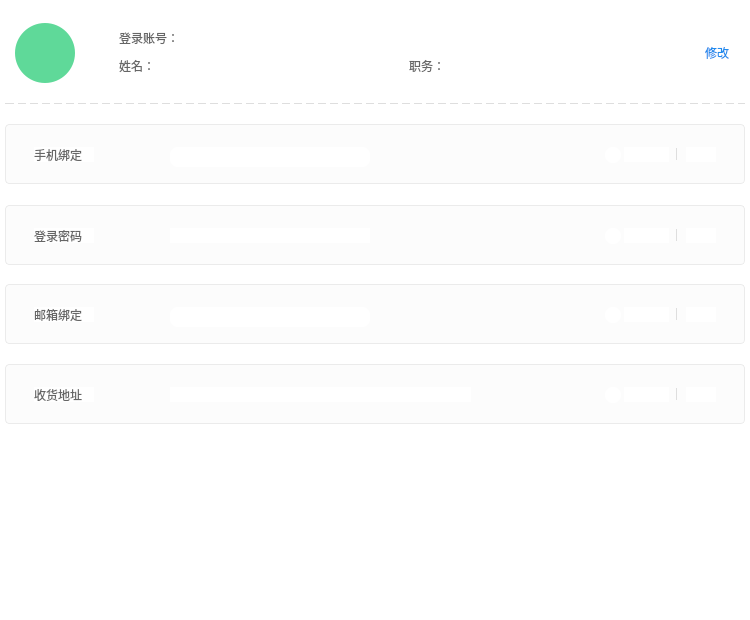
<?xml version="1.0" encoding="UTF-8"?>
<ui version="4.0">
 <class>UserCenterAccWidget</class>
 <widget class="QWidget" name="UserCenterAccWidget">
  <property name="geometry">
   <rect>
    <x>0</x>
    <y>0</y>
    <width>750</width>
    <height>620</height>
   </rect>
  </property>
  <property name="sizePolicy">
   <sizepolicy hsizetype="Fixed" vsizetype="Fixed">
    <horstretch>0</horstretch>
    <verstretch>0</verstretch>
   </sizepolicy>
  </property>
  <property name="minimumSize">
   <size>
    <width>750</width>
    <height>620</height>
   </size>
  </property>
  <property name="maximumSize">
   <size>
    <width>750</width>
    <height>620</height>
   </size>
  </property>
  <property name="windowTitle">
   <string>AccSettingWidget</string>
  </property>
  <property name="styleSheet">
   <string notr="true">background-color: rgb(255, 255, 255);border-radius:8px;</string>
  </property>
  <widget class="QLabel" name="labelFirstName">
   <property name="geometry">
    <rect>
     <x>15</x>
     <y>23</y>
     <width>60</width>
     <height>60</height>
    </rect>
   </property>
   <property name="sizePolicy">
    <sizepolicy hsizetype="Fixed" vsizetype="Fixed">
     <horstretch>0</horstretch>
     <verstretch>0</verstretch>
    </sizepolicy>
   </property>
   <property name="minimumSize">
    <size>
     <width>60</width>
     <height>60</height>
    </size>
   </property>
   <property name="maximumSize">
    <size>
     <width>60</width>
     <height>60</height>
    </size>
   </property>
   <property name="styleSheet">
    <string notr="true">background:#5FD999;border-radius:30px;font:33px &quot;微软雅黑&quot;;color:#FDFDFD;</string>
   </property>
   <property name="text">
    <string/>
   </property>
   <property name="alignment">
    <set>Qt::AlignCenter</set>
   </property>
  </widget>
  <widget class="QLabel" name="label">
   <property name="geometry">
    <rect>
     <x>119</x>
     <y>31</y>
     <width>61</width>
     <height>14</height>
    </rect>
   </property>
   <property name="sizePolicy">
    <sizepolicy hsizetype="Fixed" vsizetype="Fixed">
     <horstretch>0</horstretch>
     <verstretch>0</verstretch>
    </sizepolicy>
   </property>
   <property name="minimumSize">
    <size>
     <width>0</width>
     <height>14</height>
    </size>
   </property>
   <property name="maximumSize">
    <size>
     <width>16777215</width>
     <height>14</height>
    </size>
   </property>
   <property name="styleSheet">
    <string notr="true">font: 14px &quot;微软雅黑&quot;;
color: #666666;
border-bottom:0px;</string>
   </property>
   <property name="text">
    <string>登录账号：</string>
   </property>
  </widget>
  <widget class="QLabel" name="labelUserName">
   <property name="geometry">
    <rect>
     <x>190</x>
     <y>31</y>
     <width>321</width>
     <height>15</height>
    </rect>
   </property>
   <property name="sizePolicy">
    <sizepolicy hsizetype="Preferred" vsizetype="Fixed">
     <horstretch>0</horstretch>
     <verstretch>0</verstretch>
    </sizepolicy>
   </property>
   <property name="minimumSize">
    <size>
     <width>140</width>
     <height>15</height>
    </size>
   </property>
   <property name="maximumSize">
    <size>
     <width>16777215</width>
     <height>15</height>
    </size>
   </property>
   <property name="styleSheet">
    <string notr="true">font: 14px &quot;微软雅黑&quot;;
color: #666666;
border-bottom:0px;</string>
   </property>
   <property name="text">
    <string/>
   </property>
  </widget>
  <widget class="QLabel" name="label_2">
   <property name="geometry">
    <rect>
     <x>119</x>
     <y>59</y>
     <width>35</width>
     <height>14</height>
    </rect>
   </property>
   <property name="sizePolicy">
    <sizepolicy hsizetype="Fixed" vsizetype="Fixed">
     <horstretch>0</horstretch>
     <verstretch>0</verstretch>
    </sizepolicy>
   </property>
   <property name="minimumSize">
    <size>
     <width>35</width>
     <height>14</height>
    </size>
   </property>
   <property name="maximumSize">
    <size>
     <width>16777215</width>
     <height>14</height>
    </size>
   </property>
   <property name="styleSheet">
    <string notr="true">font: 14px &quot;微软雅黑&quot;;
color: #666666;
border-bottom:0px;</string>
   </property>
   <property name="text">
    <string>姓名：</string>
   </property>
  </widget>
  <widget class="QLabel" name="labelTrueName">
   <property name="geometry">
    <rect>
     <x>160</x>
     <y>59</y>
     <width>240</width>
     <height>15</height>
    </rect>
   </property>
   <property name="sizePolicy">
    <sizepolicy hsizetype="Fixed" vsizetype="Fixed">
     <horstretch>0</horstretch>
     <verstretch>0</verstretch>
    </sizepolicy>
   </property>
   <property name="minimumSize">
    <size>
     <width>240</width>
     <height>15</height>
    </size>
   </property>
   <property name="maximumSize">
    <size>
     <width>240</width>
     <height>15</height>
    </size>
   </property>
   <property name="styleSheet">
    <string notr="true">font: 14px &quot;微软雅黑&quot;;
color: #666666;
border-bottom:0px;</string>
   </property>
   <property name="text">
    <string/>
   </property>
  </widget>
  <widget class="QLabel" name="labelJob">
   <property name="geometry">
    <rect>
     <x>450</x>
     <y>59</y>
     <width>230</width>
     <height>15</height>
    </rect>
   </property>
   <property name="sizePolicy">
    <sizepolicy hsizetype="Fixed" vsizetype="Fixed">
     <horstretch>0</horstretch>
     <verstretch>0</verstretch>
    </sizepolicy>
   </property>
   <property name="minimumSize">
    <size>
     <width>230</width>
     <height>15</height>
    </size>
   </property>
   <property name="maximumSize">
    <size>
     <width>230</width>
     <height>15</height>
    </size>
   </property>
   <property name="styleSheet">
    <string notr="true">font: 14px &quot;微软雅黑&quot;;
color: #666666;
border-bottom:0px;</string>
   </property>
   <property name="text">
    <string/>
   </property>
  </widget>
  <widget class="QLabel" name="label_3">
   <property name="geometry">
    <rect>
     <x>409</x>
     <y>59</y>
     <width>35</width>
     <height>14</height>
    </rect>
   </property>
   <property name="sizePolicy">
    <sizepolicy hsizetype="Fixed" vsizetype="Fixed">
     <horstretch>0</horstretch>
     <verstretch>0</verstretch>
    </sizepolicy>
   </property>
   <property name="minimumSize">
    <size>
     <width>35</width>
     <height>14</height>
    </size>
   </property>
   <property name="maximumSize">
    <size>
     <width>16777215</width>
     <height>14</height>
    </size>
   </property>
   <property name="styleSheet">
    <string notr="true">font: 14px &quot;微软雅黑&quot;;
color: #666666;
border-bottom:0px;</string>
   </property>
   <property name="text">
    <string>职务：</string>
   </property>
  </widget>
  <widget class="QLabel" name="labelInfoEdit">
   <property name="geometry">
    <rect>
     <x>705</x>
     <y>46</y>
     <width>30</width>
     <height>14</height>
    </rect>
   </property>
   <property name="sizePolicy">
    <sizepolicy hsizetype="Fixed" vsizetype="Fixed">
     <horstretch>0</horstretch>
     <verstretch>0</verstretch>
    </sizepolicy>
   </property>
   <property name="minimumSize">
    <size>
     <width>0</width>
     <height>14</height>
    </size>
   </property>
   <property name="maximumSize">
    <size>
     <width>16777215</width>
     <height>14</height>
    </size>
   </property>
   <property name="cursor">
    <cursorShape>PointingHandCursor</cursorShape>
   </property>
   <property name="styleSheet">
    <string notr="true">font: 14px &quot;微软雅黑&quot;;
color: #1E8BED;
border-bottom:0px;</string>
   </property>
   <property name="text">
    <string>修改</string>
   </property>
  </widget>
  <widget class="QLabel" name="label_4">
   <property name="geometry">
    <rect>
     <x>5</x>
     <y>103</y>
     <width>740</width>
     <height>1</height>
    </rect>
   </property>
   <property name="sizePolicy">
    <sizepolicy hsizetype="Fixed" vsizetype="Fixed">
     <horstretch>0</horstretch>
     <verstretch>0</verstretch>
    </sizepolicy>
   </property>
   <property name="minimumSize">
    <size>
     <width>740</width>
     <height>1</height>
    </size>
   </property>
   <property name="maximumSize">
    <size>
     <width>740</width>
     <height>1</height>
    </size>
   </property>
   <property name="styleSheet">
    <string notr="true">border:2px dashed rgba(222,222,222,1);</string>
   </property>
   <property name="text">
    <string/>
   </property>
  </widget>
  <widget class="QWidget" name="widgetPhone" native="true">
   <property name="geometry">
    <rect>
     <x>5</x>
     <y>124</y>
     <width>740</width>
     <height>60</height>
    </rect>
   </property>
   <property name="sizePolicy">
    <sizepolicy hsizetype="Fixed" vsizetype="Fixed">
     <horstretch>0</horstretch>
     <verstretch>0</verstretch>
    </sizepolicy>
   </property>
   <property name="minimumSize">
    <size>
     <width>740</width>
     <height>60</height>
    </size>
   </property>
   <property name="maximumSize">
    <size>
     <width>740</width>
     <height>60</height>
    </size>
   </property>
   <property name="styleSheet">
    <string notr="true">QWidget#widgetPhone{background:rgba(252,252,252,1);
border:1px solid rgba(235,235,235,1);
border-radius:4px;}</string>
   </property>
   <widget class="QLabel" name="label_5">
    <property name="geometry">
     <rect>
      <x>29</x>
      <y>23</y>
      <width>60</width>
      <height>15</height>
     </rect>
    </property>
    <property name="sizePolicy">
     <sizepolicy hsizetype="Preferred" vsizetype="Fixed">
      <horstretch>0</horstretch>
      <verstretch>0</verstretch>
     </sizepolicy>
    </property>
    <property name="minimumSize">
     <size>
      <width>60</width>
      <height>15</height>
     </size>
    </property>
    <property name="maximumSize">
     <size>
      <width>16777215</width>
      <height>15</height>
     </size>
    </property>
    <property name="styleSheet">
     <string notr="true">font: 14px &quot;微软雅黑&quot;;
color: #666666;
border-bottom:0px;</string>
    </property>
    <property name="text">
     <string>手机绑定</string>
    </property>
   </widget>
   <widget class="QLabel" name="labelPhone">
    <property name="geometry">
     <rect>
      <x>165</x>
      <y>23</y>
      <width>200</width>
      <height>20</height>
     </rect>
    </property>
    <property name="sizePolicy">
     <sizepolicy hsizetype="Preferred" vsizetype="Fixed">
      <horstretch>0</horstretch>
      <verstretch>0</verstretch>
     </sizepolicy>
    </property>
    <property name="minimumSize">
     <size>
      <width>200</width>
      <height>20</height>
     </size>
    </property>
    <property name="maximumSize">
     <size>
      <width>16777215</width>
      <height>20</height>
     </size>
    </property>
    <property name="styleSheet">
     <string notr="true">font: 14px &quot;微软雅黑&quot;;
color: #666666;
border-bottom:0px;</string>
    </property>
    <property name="text">
     <string/>
    </property>
   </widget>
   <widget class="QLabel" name="labelPhoneIcon">
    <property name="geometry">
     <rect>
      <x>600</x>
      <y>23</y>
      <width>16</width>
      <height>16</height>
     </rect>
    </property>
    <property name="sizePolicy">
     <sizepolicy hsizetype="Fixed" vsizetype="Fixed">
      <horstretch>0</horstretch>
      <verstretch>0</verstretch>
     </sizepolicy>
    </property>
    <property name="minimumSize">
     <size>
      <width>16</width>
      <height>16</height>
     </size>
    </property>
    <property name="maximumSize">
     <size>
      <width>16</width>
      <height>16</height>
     </size>
    </property>
    <property name="styleSheet">
     <string notr="true"/>
    </property>
    <property name="text">
     <string/>
    </property>
   </widget>
   <widget class="QLabel" name="labelPhone1">
    <property name="geometry">
     <rect>
      <x>619</x>
      <y>23</y>
      <width>45</width>
      <height>15</height>
     </rect>
    </property>
    <property name="sizePolicy">
     <sizepolicy hsizetype="Preferred" vsizetype="Fixed">
      <horstretch>0</horstretch>
      <verstretch>0</verstretch>
     </sizepolicy>
    </property>
    <property name="minimumSize">
     <size>
      <width>45</width>
      <height>15</height>
     </size>
    </property>
    <property name="maximumSize">
     <size>
      <width>16777215</width>
      <height>15</height>
     </size>
    </property>
    <property name="styleSheet">
     <string notr="true"/>
    </property>
    <property name="text">
     <string/>
    </property>
   </widget>
   <widget class="QLabel" name="label_6">
    <property name="geometry">
     <rect>
      <x>671</x>
      <y>24</y>
      <width>1</width>
      <height>12</height>
     </rect>
    </property>
    <property name="sizePolicy">
     <sizepolicy hsizetype="Fixed" vsizetype="Fixed">
      <horstretch>0</horstretch>
      <verstretch>0</verstretch>
     </sizepolicy>
    </property>
    <property name="minimumSize">
     <size>
      <width>1</width>
      <height>12</height>
     </size>
    </property>
    <property name="maximumSize">
     <size>
      <width>1</width>
      <height>12</height>
     </size>
    </property>
    <property name="styleSheet">
     <string notr="true">border:1px solid rgba(222,222,222,1);</string>
    </property>
    <property name="text">
     <string/>
    </property>
   </widget>
   <widget class="QLabel" name="labelPhone2">
    <property name="geometry">
     <rect>
      <x>681</x>
      <y>23</y>
      <width>30</width>
      <height>15</height>
     </rect>
    </property>
    <property name="sizePolicy">
     <sizepolicy hsizetype="Fixed" vsizetype="Fixed">
      <horstretch>0</horstretch>
      <verstretch>0</verstretch>
     </sizepolicy>
    </property>
    <property name="minimumSize">
     <size>
      <width>0</width>
      <height>15</height>
     </size>
    </property>
    <property name="maximumSize">
     <size>
      <width>16777215</width>
      <height>15</height>
     </size>
    </property>
    <property name="cursor">
     <cursorShape>PointingHandCursor</cursorShape>
    </property>
    <property name="styleSheet">
     <string notr="true">font: 14px &quot;微软雅黑&quot;;
color: #1E8BED;
border-bottom:0px;</string>
    </property>
    <property name="text">
     <string/>
    </property>
   </widget>
  </widget>
  <widget class="QWidget" name="widgetPwd" native="true">
   <property name="geometry">
    <rect>
     <x>5</x>
     <y>205</y>
     <width>740</width>
     <height>60</height>
    </rect>
   </property>
   <property name="sizePolicy">
    <sizepolicy hsizetype="Fixed" vsizetype="Fixed">
     <horstretch>0</horstretch>
     <verstretch>0</verstretch>
    </sizepolicy>
   </property>
   <property name="minimumSize">
    <size>
     <width>740</width>
     <height>60</height>
    </size>
   </property>
   <property name="maximumSize">
    <size>
     <width>740</width>
     <height>60</height>
    </size>
   </property>
   <property name="styleSheet">
    <string notr="true">QWidget#widgetPwd{background:rgba(252,252,252,1);
border:1px solid rgba(235,235,235,1);
border-radius:4px;}</string>
   </property>
   <widget class="QLabel" name="label_7">
    <property name="geometry">
     <rect>
      <x>29</x>
      <y>23</y>
      <width>60</width>
      <height>15</height>
     </rect>
    </property>
    <property name="sizePolicy">
     <sizepolicy hsizetype="Preferred" vsizetype="Fixed">
      <horstretch>0</horstretch>
      <verstretch>0</verstretch>
     </sizepolicy>
    </property>
    <property name="minimumSize">
     <size>
      <width>60</width>
      <height>15</height>
     </size>
    </property>
    <property name="maximumSize">
     <size>
      <width>16777215</width>
      <height>15</height>
     </size>
    </property>
    <property name="styleSheet">
     <string notr="true">font: 14px &quot;微软雅黑&quot;;
color: #666666;
border-bottom:0px;</string>
    </property>
    <property name="text">
     <string>登录密码</string>
    </property>
   </widget>
   <widget class="QLabel" name="labelPwd">
    <property name="geometry">
     <rect>
      <x>165</x>
      <y>23</y>
      <width>200</width>
      <height>15</height>
     </rect>
    </property>
    <property name="sizePolicy">
     <sizepolicy hsizetype="Preferred" vsizetype="Fixed">
      <horstretch>0</horstretch>
      <verstretch>0</verstretch>
     </sizepolicy>
    </property>
    <property name="minimumSize">
     <size>
      <width>200</width>
      <height>15</height>
     </size>
    </property>
    <property name="maximumSize">
     <size>
      <width>16777215</width>
      <height>15</height>
     </size>
    </property>
    <property name="styleSheet">
     <string notr="true">font: 14px &quot;微软雅黑&quot;;
color: #666666;
border-bottom:0px;</string>
    </property>
    <property name="text">
     <string/>
    </property>
   </widget>
   <widget class="QLabel" name="labelPwdIcon">
    <property name="geometry">
     <rect>
      <x>600</x>
      <y>23</y>
      <width>16</width>
      <height>16</height>
     </rect>
    </property>
    <property name="sizePolicy">
     <sizepolicy hsizetype="Fixed" vsizetype="Fixed">
      <horstretch>0</horstretch>
      <verstretch>0</verstretch>
     </sizepolicy>
    </property>
    <property name="minimumSize">
     <size>
      <width>16</width>
      <height>16</height>
     </size>
    </property>
    <property name="maximumSize">
     <size>
      <width>16</width>
      <height>16</height>
     </size>
    </property>
    <property name="styleSheet">
     <string notr="true"/>
    </property>
    <property name="text">
     <string/>
    </property>
   </widget>
   <widget class="QLabel" name="labelPwd1">
    <property name="geometry">
     <rect>
      <x>619</x>
      <y>23</y>
      <width>45</width>
      <height>15</height>
     </rect>
    </property>
    <property name="sizePolicy">
     <sizepolicy hsizetype="Preferred" vsizetype="Fixed">
      <horstretch>0</horstretch>
      <verstretch>0</verstretch>
     </sizepolicy>
    </property>
    <property name="minimumSize">
     <size>
      <width>45</width>
      <height>15</height>
     </size>
    </property>
    <property name="maximumSize">
     <size>
      <width>16777215</width>
      <height>15</height>
     </size>
    </property>
    <property name="styleSheet">
     <string notr="true"/>
    </property>
    <property name="text">
     <string/>
    </property>
   </widget>
   <widget class="QLabel" name="label_8">
    <property name="geometry">
     <rect>
      <x>671</x>
      <y>24</y>
      <width>1</width>
      <height>12</height>
     </rect>
    </property>
    <property name="sizePolicy">
     <sizepolicy hsizetype="Fixed" vsizetype="Fixed">
      <horstretch>0</horstretch>
      <verstretch>0</verstretch>
     </sizepolicy>
    </property>
    <property name="minimumSize">
     <size>
      <width>1</width>
      <height>12</height>
     </size>
    </property>
    <property name="maximumSize">
     <size>
      <width>1</width>
      <height>12</height>
     </size>
    </property>
    <property name="styleSheet">
     <string notr="true">border:1px solid rgba(222,222,222,1);</string>
    </property>
    <property name="text">
     <string/>
    </property>
   </widget>
   <widget class="QLabel" name="labelPwd2">
    <property name="geometry">
     <rect>
      <x>681</x>
      <y>23</y>
      <width>30</width>
      <height>15</height>
     </rect>
    </property>
    <property name="sizePolicy">
     <sizepolicy hsizetype="Fixed" vsizetype="Fixed">
      <horstretch>0</horstretch>
      <verstretch>0</verstretch>
     </sizepolicy>
    </property>
    <property name="minimumSize">
     <size>
      <width>0</width>
      <height>15</height>
     </size>
    </property>
    <property name="maximumSize">
     <size>
      <width>16777215</width>
      <height>15</height>
     </size>
    </property>
    <property name="cursor">
     <cursorShape>PointingHandCursor</cursorShape>
    </property>
    <property name="styleSheet">
     <string notr="true">font: 14px &quot;微软雅黑&quot;;
color: #1E8BED;
border-bottom:0px;</string>
    </property>
    <property name="text">
     <string/>
    </property>
   </widget>
  </widget>
  <widget class="QWidget" name="widgetEmail" native="true">
   <property name="geometry">
    <rect>
     <x>5</x>
     <y>284</y>
     <width>740</width>
     <height>60</height>
    </rect>
   </property>
   <property name="sizePolicy">
    <sizepolicy hsizetype="Fixed" vsizetype="Fixed">
     <horstretch>0</horstretch>
     <verstretch>0</verstretch>
    </sizepolicy>
   </property>
   <property name="minimumSize">
    <size>
     <width>740</width>
     <height>60</height>
    </size>
   </property>
   <property name="maximumSize">
    <size>
     <width>740</width>
     <height>60</height>
    </size>
   </property>
   <property name="styleSheet">
    <string notr="true">QWidget#widgetEmail{background:rgba(252,252,252,1);
border:1px solid rgba(235,235,235,1);
border-radius:4px;}</string>
   </property>
   <widget class="QLabel" name="label_9">
    <property name="geometry">
     <rect>
      <x>29</x>
      <y>23</y>
      <width>60</width>
      <height>15</height>
     </rect>
    </property>
    <property name="sizePolicy">
     <sizepolicy hsizetype="Preferred" vsizetype="Fixed">
      <horstretch>0</horstretch>
      <verstretch>0</verstretch>
     </sizepolicy>
    </property>
    <property name="minimumSize">
     <size>
      <width>60</width>
      <height>15</height>
     </size>
    </property>
    <property name="maximumSize">
     <size>
      <width>16777215</width>
      <height>15</height>
     </size>
    </property>
    <property name="styleSheet">
     <string notr="true">font: 14px &quot;微软雅黑&quot;;
color: #666666;
border-bottom:0px;</string>
    </property>
    <property name="text">
     <string>邮箱绑定</string>
    </property>
   </widget>
   <widget class="QLabel" name="labelEmail">
    <property name="geometry">
     <rect>
      <x>165</x>
      <y>23</y>
      <width>200</width>
      <height>20</height>
     </rect>
    </property>
    <property name="sizePolicy">
     <sizepolicy hsizetype="Preferred" vsizetype="Fixed">
      <horstretch>0</horstretch>
      <verstretch>0</verstretch>
     </sizepolicy>
    </property>
    <property name="minimumSize">
     <size>
      <width>200</width>
      <height>20</height>
     </size>
    </property>
    <property name="maximumSize">
     <size>
      <width>16777215</width>
      <height>20</height>
     </size>
    </property>
    <property name="styleSheet">
     <string notr="true">font: 14px &quot;微软雅黑&quot;;
color: #666666;
border-bottom:0px;</string>
    </property>
    <property name="text">
     <string/>
    </property>
   </widget>
   <widget class="QLabel" name="labelEmailIcon">
    <property name="geometry">
     <rect>
      <x>600</x>
      <y>23</y>
      <width>16</width>
      <height>16</height>
     </rect>
    </property>
    <property name="sizePolicy">
     <sizepolicy hsizetype="Fixed" vsizetype="Fixed">
      <horstretch>0</horstretch>
      <verstretch>0</verstretch>
     </sizepolicy>
    </property>
    <property name="minimumSize">
     <size>
      <width>16</width>
      <height>16</height>
     </size>
    </property>
    <property name="maximumSize">
     <size>
      <width>16</width>
      <height>16</height>
     </size>
    </property>
    <property name="styleSheet">
     <string notr="true"/>
    </property>
    <property name="text">
     <string/>
    </property>
   </widget>
   <widget class="QLabel" name="labelEmail1">
    <property name="geometry">
     <rect>
      <x>619</x>
      <y>23</y>
      <width>45</width>
      <height>15</height>
     </rect>
    </property>
    <property name="sizePolicy">
     <sizepolicy hsizetype="Preferred" vsizetype="Fixed">
      <horstretch>0</horstretch>
      <verstretch>0</verstretch>
     </sizepolicy>
    </property>
    <property name="minimumSize">
     <size>
      <width>45</width>
      <height>15</height>
     </size>
    </property>
    <property name="maximumSize">
     <size>
      <width>16777215</width>
      <height>15</height>
     </size>
    </property>
    <property name="styleSheet">
     <string notr="true"/>
    </property>
    <property name="text">
     <string/>
    </property>
   </widget>
   <widget class="QLabel" name="label_10">
    <property name="geometry">
     <rect>
      <x>671</x>
      <y>24</y>
      <width>1</width>
      <height>12</height>
     </rect>
    </property>
    <property name="sizePolicy">
     <sizepolicy hsizetype="Fixed" vsizetype="Fixed">
      <horstretch>0</horstretch>
      <verstretch>0</verstretch>
     </sizepolicy>
    </property>
    <property name="minimumSize">
     <size>
      <width>1</width>
      <height>12</height>
     </size>
    </property>
    <property name="maximumSize">
     <size>
      <width>1</width>
      <height>12</height>
     </size>
    </property>
    <property name="styleSheet">
     <string notr="true">border:1px solid rgba(222,222,222,1);</string>
    </property>
    <property name="text">
     <string/>
    </property>
   </widget>
   <widget class="QLabel" name="labelEmail2">
    <property name="geometry">
     <rect>
      <x>681</x>
      <y>23</y>
      <width>30</width>
      <height>15</height>
     </rect>
    </property>
    <property name="sizePolicy">
     <sizepolicy hsizetype="Fixed" vsizetype="Fixed">
      <horstretch>0</horstretch>
      <verstretch>0</verstretch>
     </sizepolicy>
    </property>
    <property name="minimumSize">
     <size>
      <width>0</width>
      <height>15</height>
     </size>
    </property>
    <property name="maximumSize">
     <size>
      <width>16777215</width>
      <height>15</height>
     </size>
    </property>
    <property name="cursor">
     <cursorShape>PointingHandCursor</cursorShape>
    </property>
    <property name="styleSheet">
     <string notr="true">font: 14px &quot;微软雅黑&quot;;
color: #1E8BED;
border-bottom:0px;</string>
    </property>
    <property name="text">
     <string/>
    </property>
   </widget>
  </widget>
  <widget class="QWidget" name="widgetAddr" native="true">
   <property name="geometry">
    <rect>
     <x>5</x>
     <y>364</y>
     <width>740</width>
     <height>60</height>
    </rect>
   </property>
   <property name="sizePolicy">
    <sizepolicy hsizetype="Fixed" vsizetype="Fixed">
     <horstretch>0</horstretch>
     <verstretch>0</verstretch>
    </sizepolicy>
   </property>
   <property name="minimumSize">
    <size>
     <width>740</width>
     <height>60</height>
    </size>
   </property>
   <property name="maximumSize">
    <size>
     <width>740</width>
     <height>60</height>
    </size>
   </property>
   <property name="styleSheet">
    <string notr="true">QWidget#widgetAddr{background:rgba(252,252,252,1);
border:1px solid rgba(235,235,235,1);
border-radius:4px;}</string>
   </property>
   <widget class="QLabel" name="label_11">
    <property name="geometry">
     <rect>
      <x>29</x>
      <y>23</y>
      <width>60</width>
      <height>15</height>
     </rect>
    </property>
    <property name="sizePolicy">
     <sizepolicy hsizetype="Preferred" vsizetype="Fixed">
      <horstretch>0</horstretch>
      <verstretch>0</verstretch>
     </sizepolicy>
    </property>
    <property name="minimumSize">
     <size>
      <width>60</width>
      <height>15</height>
     </size>
    </property>
    <property name="maximumSize">
     <size>
      <width>16777215</width>
      <height>15</height>
     </size>
    </property>
    <property name="styleSheet">
     <string notr="true">font: 14px &quot;微软雅黑&quot;;
color: #666666;
border-bottom:0px;</string>
    </property>
    <property name="text">
     <string>收货地址</string>
    </property>
   </widget>
   <widget class="QLabel" name="labelAddr">
    <property name="geometry">
     <rect>
      <x>165</x>
      <y>23</y>
      <width>301</width>
      <height>15</height>
     </rect>
    </property>
    <property name="sizePolicy">
     <sizepolicy hsizetype="Preferred" vsizetype="Fixed">
      <horstretch>0</horstretch>
      <verstretch>0</verstretch>
     </sizepolicy>
    </property>
    <property name="minimumSize">
     <size>
      <width>200</width>
      <height>15</height>
     </size>
    </property>
    <property name="maximumSize">
     <size>
      <width>16777215</width>
      <height>15</height>
     </size>
    </property>
    <property name="styleSheet">
     <string notr="true">font: 14px &quot;微软雅黑&quot;;
color: #666666;
border-bottom:0px;</string>
    </property>
    <property name="text">
     <string/>
    </property>
   </widget>
   <widget class="QLabel" name="labelAddrIcon">
    <property name="geometry">
     <rect>
      <x>600</x>
      <y>23</y>
      <width>16</width>
      <height>16</height>
     </rect>
    </property>
    <property name="sizePolicy">
     <sizepolicy hsizetype="Fixed" vsizetype="Fixed">
      <horstretch>0</horstretch>
      <verstretch>0</verstretch>
     </sizepolicy>
    </property>
    <property name="minimumSize">
     <size>
      <width>16</width>
      <height>16</height>
     </size>
    </property>
    <property name="maximumSize">
     <size>
      <width>16</width>
      <height>16</height>
     </size>
    </property>
    <property name="styleSheet">
     <string notr="true"/>
    </property>
    <property name="text">
     <string/>
    </property>
   </widget>
   <widget class="QLabel" name="labelAddr1">
    <property name="geometry">
     <rect>
      <x>619</x>
      <y>23</y>
      <width>45</width>
      <height>15</height>
     </rect>
    </property>
    <property name="sizePolicy">
     <sizepolicy hsizetype="Preferred" vsizetype="Fixed">
      <horstretch>0</horstretch>
      <verstretch>0</verstretch>
     </sizepolicy>
    </property>
    <property name="minimumSize">
     <size>
      <width>45</width>
      <height>15</height>
     </size>
    </property>
    <property name="maximumSize">
     <size>
      <width>16777215</width>
      <height>15</height>
     </size>
    </property>
    <property name="styleSheet">
     <string notr="true"/>
    </property>
    <property name="text">
     <string/>
    </property>
   </widget>
   <widget class="QLabel" name="label_12">
    <property name="geometry">
     <rect>
      <x>671</x>
      <y>24</y>
      <width>1</width>
      <height>12</height>
     </rect>
    </property>
    <property name="sizePolicy">
     <sizepolicy hsizetype="Fixed" vsizetype="Fixed">
      <horstretch>0</horstretch>
      <verstretch>0</verstretch>
     </sizepolicy>
    </property>
    <property name="minimumSize">
     <size>
      <width>1</width>
      <height>12</height>
     </size>
    </property>
    <property name="maximumSize">
     <size>
      <width>1</width>
      <height>12</height>
     </size>
    </property>
    <property name="styleSheet">
     <string notr="true">border:1px solid rgba(222,222,222,1);</string>
    </property>
    <property name="text">
     <string/>
    </property>
   </widget>
   <widget class="QLabel" name="labelAddr2">
    <property name="geometry">
     <rect>
      <x>681</x>
      <y>23</y>
      <width>30</width>
      <height>15</height>
     </rect>
    </property>
    <property name="sizePolicy">
     <sizepolicy hsizetype="Fixed" vsizetype="Fixed">
      <horstretch>0</horstretch>
      <verstretch>0</verstretch>
     </sizepolicy>
    </property>
    <property name="minimumSize">
     <size>
      <width>0</width>
      <height>15</height>
     </size>
    </property>
    <property name="maximumSize">
     <size>
      <width>16777215</width>
      <height>15</height>
     </size>
    </property>
    <property name="cursor">
     <cursorShape>PointingHandCursor</cursorShape>
    </property>
    <property name="styleSheet">
     <string notr="true">font: 14px &quot;微软雅黑&quot;;
color: #1E8BED;
border-bottom:0px;</string>
    </property>
    <property name="text">
     <string/>
    </property>
   </widget>
  </widget>
 </widget>
 <layoutdefault spacing="6" margin="11"/>
 <resources>
  <include location="EntCenterWidget.qrc"/>
 </resources>
 <connections/>
</ui>
